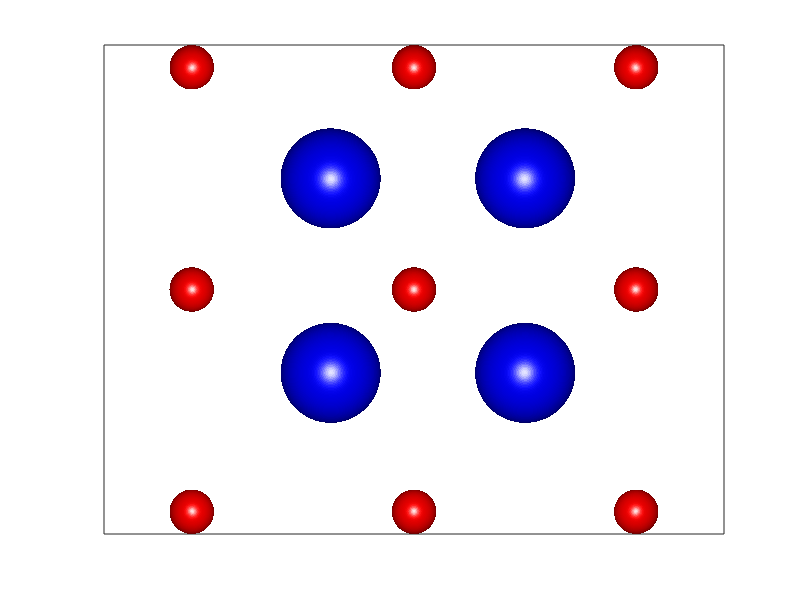

Write MATLAB code to recreate this figure.
clear all
clc;
[x,y,z]=sphere(100);
axis equal
hold on

for c11 = 0.1:0.4:0.9
    for c12 = 0.1:0.4:0.9
        for c13 = 0.1:0.4:0.9
            surf(0.04*x-c11,0.04*y-c12, 0.04*z-c13,'LineStyle','none','FaceColor', 'r');
        end
    end
end
hold on

for c1 = 0.3:0.35:0.8
    for c2 = 0.3:0.35:0.8
        for c3 = 0.3:0.35:0.8
            surf(0.09*x-c1,0.09*y-c2, 0.09*z-c3,'LineStyle','none','FaceColor', 'b');
        end
    end
end
hold on
set(gca,'xtick',[])
set(gca,'ytick',[])
set(gca,'ztick',[])
axis on
grid on
box on
camlight('headlight')